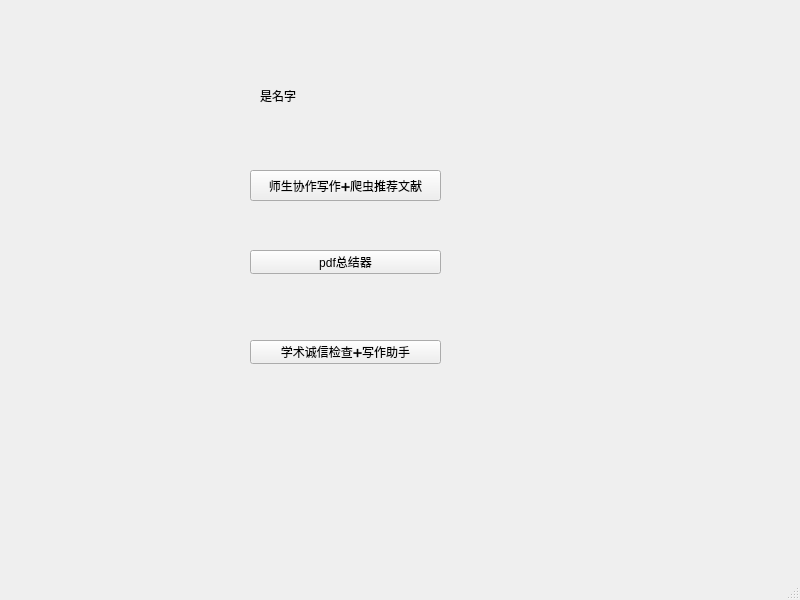
<?xml version="1.0" encoding="UTF-8"?>
<ui version="4.0">
 <class>MainWindow</class>
 <widget class="QMainWindow" name="MainWindow">
  <property name="geometry">
   <rect>
    <x>0</x>
    <y>0</y>
    <width>800</width>
    <height>600</height>
   </rect>
  </property>
  <property name="windowTitle">
   <string>MainWindow</string>
  </property>
  <widget class="QWidget" name="centralwidget">
   <widget class="QPushButton" name="pushButton1">
    <property name="geometry">
     <rect>
      <x>250</x>
      <y>170</y>
      <width>191</width>
      <height>31</height>
     </rect>
    </property>
    <property name="text">
     <string>师生协作写作➕爬虫推荐文献</string>
    </property>
   </widget>
   <widget class="QPushButton" name="pushButton2">
    <property name="geometry">
     <rect>
      <x>250</x>
      <y>250</y>
      <width>191</width>
      <height>24</height>
     </rect>
    </property>
    <property name="text">
     <string>pdf总结器</string>
    </property>
   </widget>
   <widget class="QPushButton" name="pushButton3">
    <property name="geometry">
     <rect>
      <x>250</x>
      <y>340</y>
      <width>191</width>
      <height>24</height>
     </rect>
    </property>
    <property name="text">
     <string>学术诚信检查➕写作助手</string>
    </property>
   </widget>
   <widget class="QLabel" name="label">
    <property name="geometry">
     <rect>
      <x>260</x>
      <y>70</y>
      <width>111</width>
      <height>51</height>
     </rect>
    </property>
    <property name="text">
     <string>是名字</string>
    </property>
   </widget>
  </widget>
  <widget class="QMenuBar" name="menubar">
   <property name="geometry">
    <rect>
     <x>0</x>
     <y>0</y>
     <width>800</width>
     <height>22</height>
    </rect>
   </property>
  </widget>
  <widget class="QStatusBar" name="statusbar"/>
 </widget>
 <resources/>
 <connections/>
</ui>
